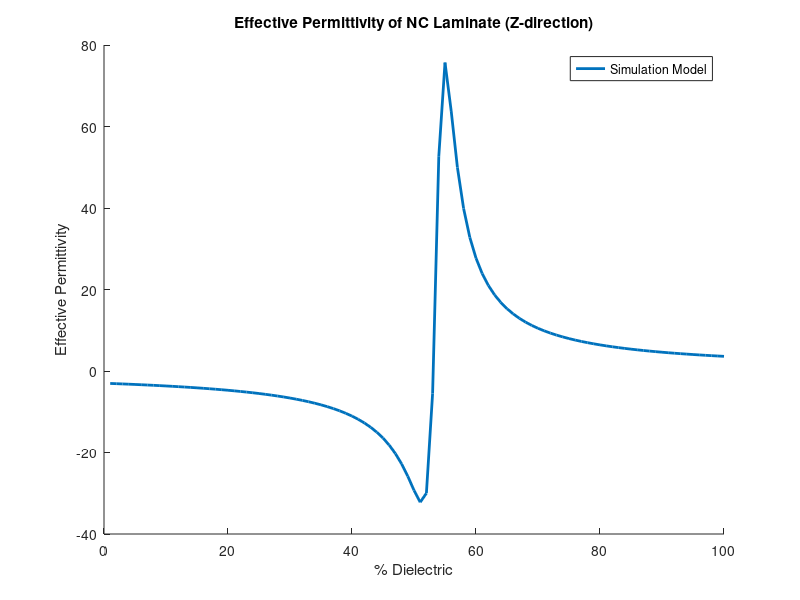

MATLAB code for this plot:
% circuit model code
N = 100;    % number of datapoints in sweep

% Set geometric parameters (these will be used for discrete QE simulation)
ds = 250E-9
A  = (25E-9)^2

% set material parameters 
%% NOTE::d1 IS THE DIELECTRIC... d2 IS NC / FERROELECTRIC.
conds = [7.9E-8, -7.9E-8];
perms = [  3.6 ,   -3];

% Set signal parameters
w = 1000*2*pi;
vapp = 1;

% Constants
e0 = 8.8541878128E-12;

% Initialize arrays
E1cpx = zeros(1,N);
E2cpx = zeros(1,N);
Ecpx  = zeros(2,N);
effRe = zeros(1,N);

gam1 = (1i*w*e0*perms(1)+conds(1))
gam2 = (1i*w*e0*perms(2)+conds(2))

%% Sweep this (loop, store values in array of size N) (Sweeping ferroelectric thickness)
for i = 1:N
    d1 = ds * (i/N);
%   d1 = ds * 0.5;
    d2 = ds - d1;
    % Calculate Complex E-field
    E1cpx(i) = 1./(d1+d2*(gam1/gam2));
    E2cpx(i) = 1./(d2+d1*(gam2/gam1));
    Eeez = [E1cpx(i), E2cpx(i)];
    % Calculate total energy in volume...
    deez = [d1,d2];
    EinEa = ((1/2)*e0.*(perms).*abs(Eeez).^2) .* deez*A; % energy in each voxel
    EtotRept = sum(EinEa);
    
    % Calculate permittivity with parallel plate assumption for capacitance
    effRe(i) = (2*EtotRept*ds)/((vapp^2)*e0*A);    

end

%% Calculat expeected permittivity peak (analytical)
% calculate optimal ferroelectric thickness for polarization catastrophe (PC)
%d1_opt = - ds / (((gam2))/((gam1) - 1))




%% Plot analytical model data, 
% Data array for permittivity values
figure
hold on
plot([1:N], effRe,'Linewidth', 2)
% vertical dashed line for expected PC
% plot(abs([real(d1_opt)*N, real(d1_opt)*N]), [min(effRe), max(effRe)], '-.k', 'Linewidth', 2)
title("Effective Permittivity of NC Laminate (Z-direction)")
xlabel("% Dielectric")
ylabel("Effective Permittivity")
legend("Simulation Model", "Analytical Model", "Location", "northeast")

%% Run Simulator


%% Plot Simulated data, note peak 




%% Quantify error

